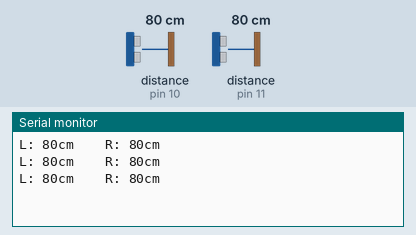
The sketch below on a simulated Arduino Uno, built with avr-gcc and run on an emulated ATmega328P. On the bench: the last lines printed to the serial monitor. Wiring (inferred from the names in the program): 2 × ultrasonic range finder: trigger pin 10, echo pin 10 / trigger pin 11, echo pin 11. The inputs (shaded band) are chosen by the test bench; at power-on: distance to the obstacle (sensors on pin 10, pin 11) 80 cm. The echo pulse lasts 58.3 µs per cm.

Above: at 1.3 s.
1.4 s: distance to the obstacle (sensor on pin 10) set to 2 cm
At 2.0 s:
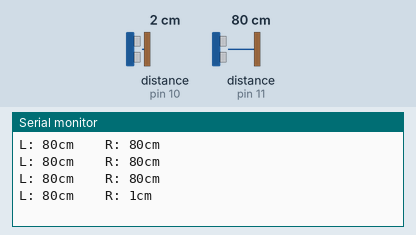
2.9 s: distance to the obstacle (sensor on pin 11) set to 2 cm
At 3.5 s:
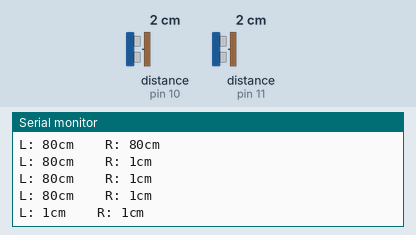
4.4 s: distance to the obstacle (sensor on pin 10) set to 4 cm
At 4.9 s:
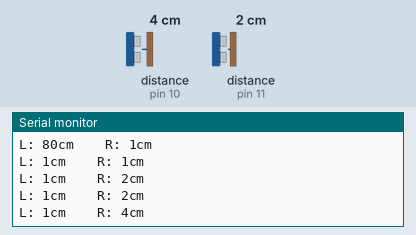
5.9 s: distance to the obstacle (sensor on pin 11) set to 4 cm
At 6.5 s:
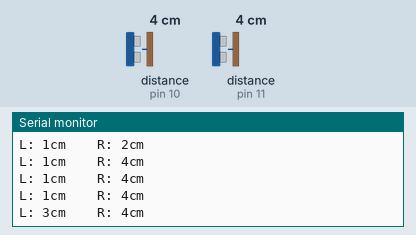
Timing chart, 0 to 8.4 s (numbered marks = the images above; inputs shaded):
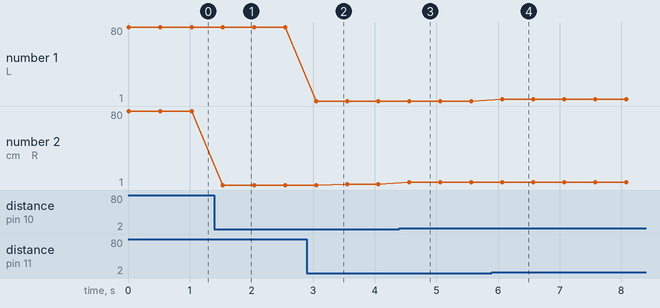

Measured:
- after the input at 1.4 s, the serial monitor: prints a new line after 0.14 s (image 1)
- after the input at 2.9 s, the serial monitor: prints a new line after 0.16 s (image 2)
- after the input at 4.4 s, the serial monitor: prints a new line after 0.16 s (image 3)
- after the input at 5.9 s, the serial monitor: prints a new line after 0.17 s (image 4)
- plotted number 1: 1 → 3 after the input at 5.9 s
- plotted number 2: 80 → 1 after the input at 1.4 s, 1 → 2 after the input at 2.9 s, 2 → 4 after the input at 4.4 s

The sketch:

ir_distance.ino
```cpp
// =============================================
//  Author:        JimboChien
//  Date Created:  2020/08/21
//  Last Updated:  2021/03/11
//  Description:   ir sensor detection distance
// =============================================
int pingPin1 = 10;
int pingPin2 = 11;
int durationR,durationL,R,L;
void setup(){
  Serial.begin(9600);
}
void loop(){
  // calculate right distance
  pinMode(pingPin1,OUTPUT);
  digitalWrite(pingPin1,LOW);
  delayMicroseconds(2);
  digitalWrite(pingPin1,HIGH);
  delayMicroseconds(5);
  digitalWrite(pingPin1,LOW);
  pinMode(pingPin1,INPUT);
  durationR = pulseIn(pingPin1,HIGH);
  // format to cm
  R = durationR/2/29;

  // calculate left distance
  pinMode(pingPin2,OUTPUT);
  digitalWrite(pingPin2,LOW);
  delayMicroseconds(2);
  digitalWrite(pingPin2,HIGH);
  delayMicroseconds(5);
  digitalWrite(pingPin2,LOW);
  pinMode(pingPin2,INPUT);
  durationL = pulseIn(pingPin2,HIGH);
  // format to cm
  L = durationL/2/29;

  // print right and left distance
  Serial.print("L: ");
  Serial.print(L);
  Serial.print("cm\t\t");
  Serial.print("R: ");
  Serial.print(R);
  Serial.println("cm");
  delay(500);
}
```
